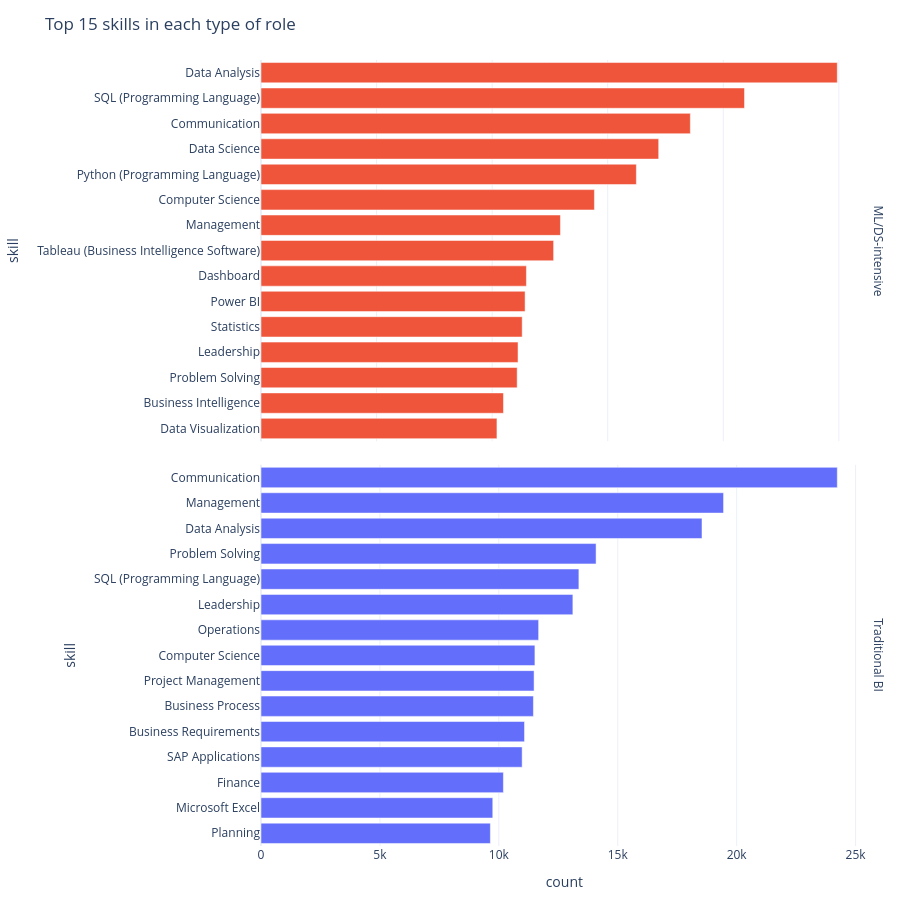

Notebook cell for this chart:
### Markdown cell above
## Top skills, side by side {#sec-skills}

Going back to the structured skill lists (not the free text), here are the fifteen most common skills in each group.

### Code cell
#| label: fig-skills
#| fig-cap: "Figure 4: Top 15 listed skills per group, stacked so each panel keeps its own labels. The ML/DS side surfaces Machine Learning, Data Science, AWS and statistics; the traditional-BI side stacks SAP, Power BI, Excel and ERP/reporting tools. Python and SQL appear on both: which is exactly why I do not let them define the label."
def top_skills(mask, n=15):
    s = df.loc[mask, "skills_list"].explode()
    s = s[s != ""].value_counts().head(n)
    return pd.DataFrame({"skill": s.index, "count": s.values})

ml_sk = top_skills(df["ml_ds"] == 1).assign(group="ML/DS-intensive")
bi_sk = top_skills(df["ml_ds"] == 0).assign(group="Traditional BI")
skills_df = pd.concat([ml_sk, bi_sk])

# facet_row stacks the panels top -> bottom so BOTH keep their own y-axis labels
fig = px.bar(
    skills_df, x="count", y="skill", color="group", facet_row="group",
    orientation="h", color_discrete_map={"ML/DS-intensive": PALETTE["ml"], "Traditional BI": PALETTE["bi"]},
    title="Top 15 skills in each type of role",
)
fig.update_yaxes(matches=None, showticklabels=True, categoryorder="total ascending")
fig.update_xaxes(matches=None)
fig.for_each_annotation(lambda a: a.update(text=a.text.split("=")[-1]))
fig.update_layout(showlegend=False, height=900, margin=dict(l=20, r=20, t=60, b=20))
fig.show()

### Figure 1 — Plotly figure (JSON) as saved in the notebook; plotly's stock layout.template omitted (floating-point values rounded to 4 significant figures)
{"data": [{"alignmentgroup": "True", "hovertemplate": "group=ML/DS-intensive<br>count=%{x}<br>skill=%{y}<extra></extra>", "legendgroup": "ML/DS-intensive", "marker": {"color": "#EF553B", "pattern": {"shape": ""}}, "name": "ML/DS-intensive", "offsetgroup": "ML/DS-intensive", "orientation": "h", "showlegend": true, "textposition": "auto", "type": "bar", "x": [9973, 8367, 7430, 6882, 6496, 5770, 5182, 5064, 4593, 4570, 4520, 4448, 4433, 4196, 4083], "xaxis": "x2", "y": ["Data Analysis", "SQL (Programming Language)", "Communication", "Data Science", "Python (Programming Language)", "Computer Science", "Management", "Tableau (Business Intelligence Software)", "Dashboard", "Power BI", "Statistics", "Leadership", "Problem Solving", "Business Intelligence", "Data Visualization"], "yaxis": "y2"}, {"alignmentgroup": "True", "hovertemplate": "group=Traditional BI<br>count=%{x}<br>skill=%{y}<extra></extra>", "legendgroup": "Traditional BI", "marker": {"color": "#636EFA", "pattern": {"shape": ""}}, "name": "Traditional BI", "offsetgroup": "Traditional BI", "orientation": "h", "showlegend": true, "textposition": "auto", "type": "bar", "x": [24231, 19449, 18542, 14089, 13366, 13113, 11674, 11517, 11482, 11454, 11080, 10980, 10192, 9745, 9644], "xaxis": "x", "y": ["Communication", "Management", "Data Analysis", "Problem Solving", "SQL (Programming Language)", "Leadership", "Operations", "Computer Science", "Project Management", "Business Process", "Business Requirements", "SAP Applications", "Finance", "Microsoft Excel", "Planning"], "yaxis": "y"}], "layout": {"annotations": [{"font": {}, "showarrow": false, "text": "Traditional BI", "textangle": 90, "x": 0.98, "xanchor": "left", "xref": "paper", "y": 0.2425, "yanchor": "middle", "yref": "paper"}, {"font": {}, "showarrow": false, "text": "ML/DS-intensive", "textangle": 90, "x": 0.98, "xanchor": "left", "xref": "paper", "y": 0.7575, "yanchor": "middle", "yref": "paper"}], "barmode": "relative", "height": 900, "legend": {"title": {"text": "group"}, "tracegroupgap": 0}, "margin": {"b": 20, "l": 20, "r": 20, "t": 60}, "showlegend": false, "title": {"text": "Top 15 skills in each type of role"}, "xaxis": {"anchor": "y", "domain": [0, 0.98], "title": {"text": "count"}}, "xaxis2": {"anchor": "y2", "domain": [0, 0.98], "showticklabels": false}, "yaxis": {"anchor": "x", "categoryorder": "total ascending", "domain": [0, 0.485], "showticklabels": true, "title": {"text": "skill"}}, "yaxis2": {"anchor": "x2", "categoryorder": "total ascending", "domain": [0.515, 1], "showticklabels": true, "title": {"text": "skill"}}}}
